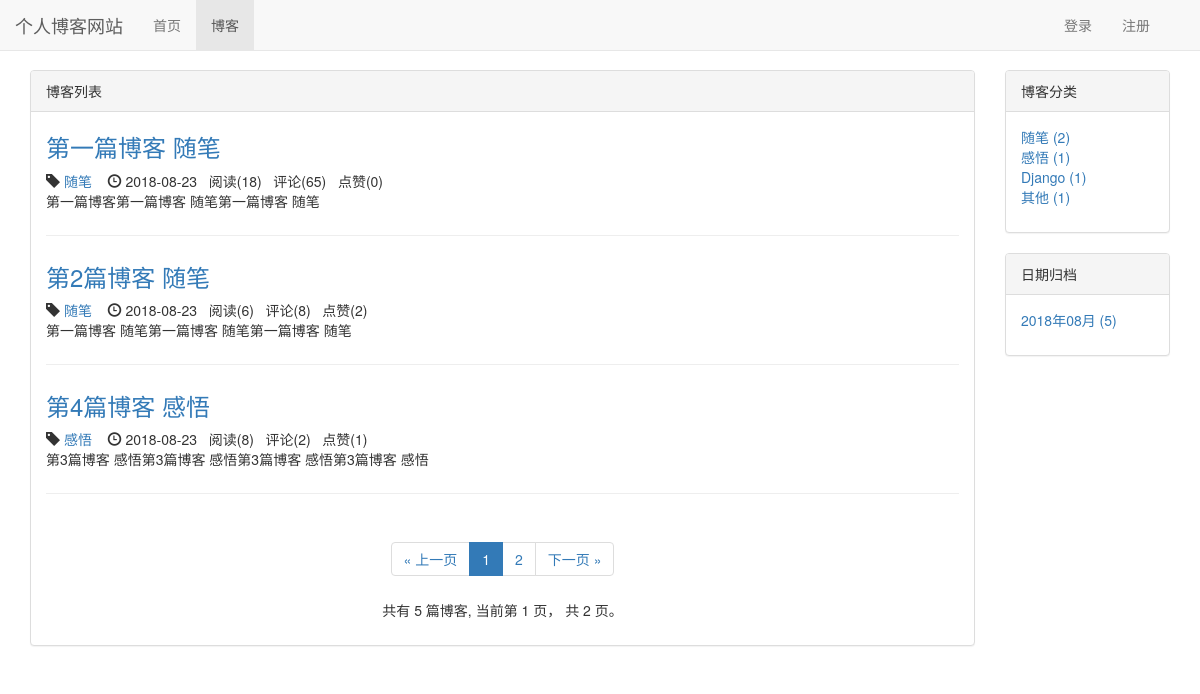
Screenshot of /blog/ with the database file from the repository.
### blog/models.py (models this page shows, shortened)
class Blog(models.Model, ReadNumExpandMethod):  # 继承 方法
    title = models.CharField(max_length=50)
    blog_type = models.ForeignKey(BlogType, on_delete=models.CASCADE)
    content = RichTextUploadingField()
    author = models.ForeignKey(User, on_delete=models.CASCADE)
    read_details = GenericRelation(ReadDetail)
    created_time = models.DateTimeField(auto_now_add=True)
    last_updated_time = models.DateTimeField(auto_now=True)
    class Meta:
        ordering = ['created_time']

class BlogType(models.Model):
    type_name = models.CharField(max_length=15)
    def __str__(self):
        return self.type_name

### read_statistics/models.py (models this page shows)
class ReadNum(models.Model):
    read_num = models.IntegerField(default=0)
    content_type = models.ForeignKey(ContentType, on_delete=models.CASCADE)
    object_id = models.PositiveIntegerField()
    content_object = GenericForeignKey('content_type', 'object_id')

### likes/models.py (models this page shows)
class LikeCount(models.Model):
    content_type = models.ForeignKey(ContentType, on_delete=models.CASCADE)
    object_id = models.PositiveIntegerField()
    content_object = GenericForeignKey('content_type', 'object_id')
    liked_num = models.IntegerField(default=0)

### blog/views.py (the view)
# urls.py: path('', views.blog_list, name='blog_list'),
def blog_list(request):
    blogs_all_list = Blog.objects.all()
    context = get_blog_list_common_date(request, blogs_all_list)
    return render(request, 'blog/blog_list.html', context)

### comment/templatetags/comment_tags.py (called while the page is built)
@register.simple_tag
def get_comment_count(obj):
    content_type = ContentType.objects.get_for_model(
        obj)  # 根据具体对象获取contenttype
    return Comment.objects.filter(
        content_type=content_type, object_id=obj.pk).count()

### likes/templatetags/likes_tags.py (called while the page is built)
@register.simple_tag
def get_like_count(obj):
    content_type = ContentType.objects.get_for_model(obj)
    like_count, created = LikeCount.objects.get_or_create(
        content_type=content_type, object_id=obj.pk)
    return like_count.liked_num

### read_statistics/models.py (called while the page is built)
    def get_read_num(self):
        try:
            ct = ContentType.objects.get_for_model(self)
            readnum = ReadNum.objects.get(content_type=ct, object_id=self.pk)
            return readnum.read_num
        except exceptions.ObjectDoesNotExist:
            return 0

### user/context_processors.py (called while the page is built)
def login_modal_form(request):
    return {'login_modal_form': LoginForm()}

### blog/templates/blog/blog_list.html (shortened to what this page needs)
{% extends "base.html" %}
{% block nav_blog_active%}active{% endblock%}
{% load staticfiles %}
{% load comment_tags %}
{% load likes_tags %}
{% block header_extends %}
    <link rel="stylesheet" href="{% static 'blog/blog.css' %}">
{% endblock header_extends %}
{% block content %}
    <div class="container">
        <div class="row">
            <div class="col-xs-12 col-sm-8 col-md-9 col-lg-10">
                <div class="panel panel-default">
                    <div class="panel-heading">{% block blog_list_tilte %}
                            博客列表
                    {% endblock blog_list_tilte %}</div>
                    <div class="panel-body">
                        {% for blog in blogs %}
                        <div class="blog">
                            <h3><a href="{% url 'blog_detail' blog.pk %}">
                            {{ blog.title }}
                            </a></h3>
                            <div class="blog-info">
                                <span class="glyphicon glyphicon-tag"> </span><a href="{% url 'blogs_with_type' blog.blog_type.pk %}"> {{ blog.blog_type }}    </a>&nbsp;&nbsp;
                                <span class="glyphicon glyphicon-time"></span>
                                  {{ blog.created_time|date:'Y-m-d' }}
                                  &nbsp;&nbsp;阅读({{ blog.get_read_num }})
                                  &nbsp;&nbsp;评论({% get_comment_count blog %})
                                  &nbsp;&nbsp;点赞({% get_like_count blog %})
                            </div>
                            <p>{{ blog.content|striptags|truncatechars:120 }}</p>
                        </div>
                        {% empty %}
                        <div class="blog">
                            <h3>暂无博客，敬请期待</h3>
                        </div>
                        {% endfor %}
<div class="paginator">
<ul class="pagination">
    <li>
        {% if page_of_blogs.has_previous %}
            <a href="?page={{ page_of_blogs.previous_page_number }}" aria-label="Previous">
                <span aria-hidden="true">&laquo; 上一页</span>
            </a>
        {% else %}
                <span aria-hidden="true">&laquo; 上一页</span>
        {% endif %}
    </li>
    {% for page_num in  page_range %}
        {% if page_num == page_of_blogs.number %}
        <li class="active"><span>{{ page_num }}</span></li>
        {% else %}
            {% if page_num == '...' %}
            <li><span>{{ page_num }}</span></li>
            {% else %}
            <li><a href="?page={{ page_num }}">{{ page_num }}</a></li>
            {% endif %}
        {% endif %}
    {% endfor %}
    <li>
        {% if page_of_blogs.has_next %}
            <a href="?page={{ page_of_blogs.next_page_number }}" aria-label="Next">
                <span aria-hidden="true">下一页 &raquo;</span>
            </a>
        {% else %}
                <span aria-hidden="true">下一页 &raquo;</span>
        {% endif %}
    </li>
</ul>
<p>
    共有 {{ page_of_blogs.paginator.count }} 篇博客,
    当前第 {{ page_of_blogs.number }} 页，
    共 {{ page_of_blogs.paginator.num_pages }} 页。
</p>
</div>
                    </div>
                </div>
            </div>
            <div class="hidden-xs col-sm-4 col-md-4 col-md-3 col-lg-2">
                    <div class="panel panel-default">
                        <div class="panel-heading">博客分类</div>
                        <div class="panel-body">
                            <ul class="blog-types">
                                {% for blog_type in blog_types %}
                                <li><a href="{% url 'blogs_with_type' blog_type.pk %}">{{ blog_type.type_name }}
                                    ({{ blog_type.blog_count }})
                                </a>
                                </li>
                                {% empty %}
                                <li>暂无分类</li>
                                {% endfor %}
                            </ul>
                        </div>
                    </div>
                    <div class="panel panel-default">
                        <div class="panel-heading">日期归档</div>
                            <div class="panel-body">
                            <ul>
                                {% for blog_date, blog_count in blog_dates.items  %}
                                <a href="{% url 'blogs_with_date' blog_date.year blog_date.month %}">
                                <li>{{ blog_date | date:'Y年m月' }} ({{ blog_count }}) </li>
                                </a>
                                {% endfor %}
                            </ul>
                            </div>
                    </div>
            </div>
        </div>
    </div>
{% endblock content %}

### static/base.css (style rules this page uses)
* { margin: 0; padding: 0; }
body { margin-top: 70px!important; }
ul { list-style: none; }

### blog/static/blog/blog.css (style rules this page uses)
ul.blog-types { list-style-type: none; }
div.blog:not(:last-child) { margin-bottom: 2em; padding-bottom: 1em; border-bottom: 1px solid #eee; }
div.blog h3 { margin-top: 0.3em; }
div.paginator { text-align: center; }

### rows the page displays
Blog: title "第一篇博客 随笔", blog_type "随笔", created_time "2018-08-23", get_read_num "18", id "65", id.liked_num "0", content "第一篇博客第一篇博客 随笔第一篇博客 随笔"
Blog: title "第2篇博客 随笔", blog_type "随笔", created_time "2018-08-23", get_read_num "6", id "8", id.liked_num "2", content "第一篇博客 随笔第一篇博客 随笔第一篇博客 随笔"
Blog: title "第4篇博客 感悟", blog_type "感悟", created_time "2018-08-23", get_read_num "8", id "2", id.liked_num "1", content "第3篇博客 感悟第3篇博客 感悟第3篇博客 感悟第3篇博客 感悟"
BlogType: type_name "随笔", blog_count "2"
BlogType: type_name "感悟", blog_count "1"
BlogType: type_name "Django", blog_count "1"
BlogType: type_name "其他", blog_count "1"

### other values shown
{{ page_num }} "1"
{{ page_num }} "2"
{{ page_of_blogs.paginator.count }} "5"
{{ page_of_blogs.number }} "1"
{{ page_of_blogs.paginator.num_pages }} "2"
{{ blog_date | date:'Y年m月' }} "2018年08月"
{{ blog_count }} "5"
